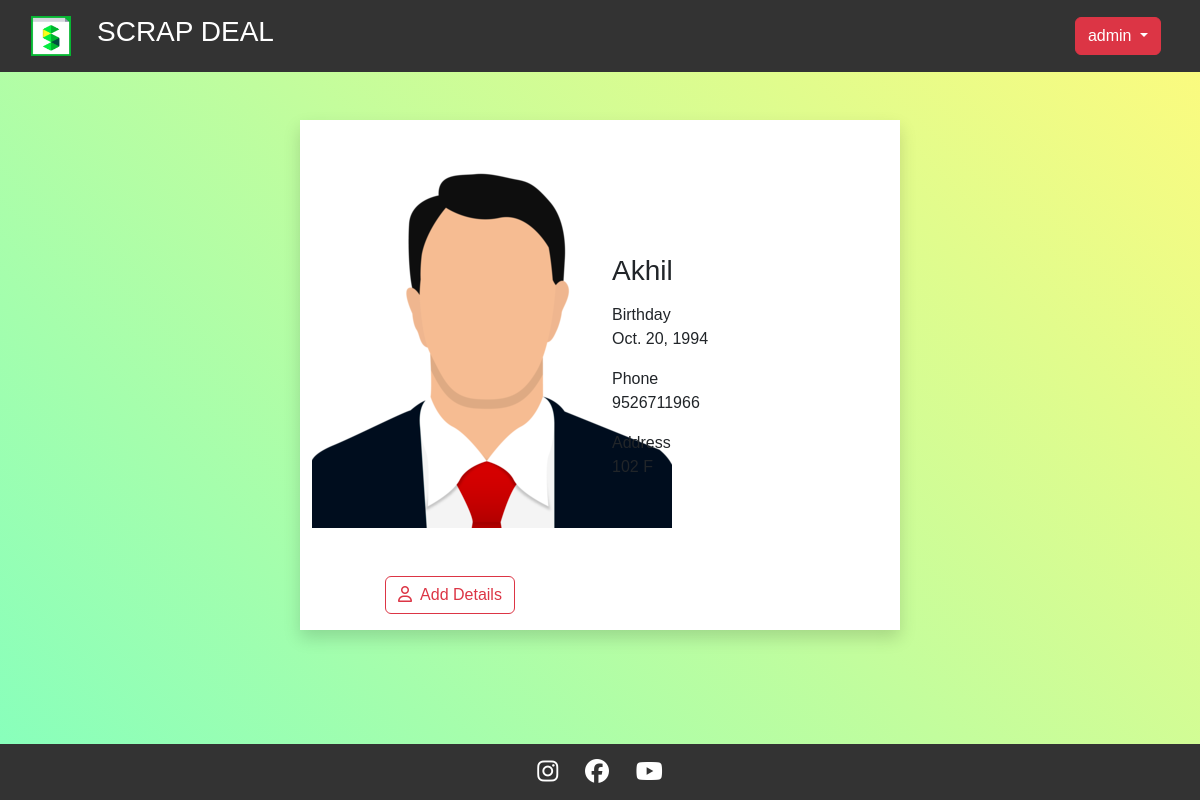
/profile/4 (signed in), run on the app's committed database.
### scrapboxapp/models.py (models this page shows)
class UserProfile(models.Model):
    user=models.OneToOneField(User,on_delete=models.CASCADE,related_name="profile")
    address=models.CharField(max_length=200,null=True)
    location=models.CharField(max_length=200,null=True)
    dob=models.DateField(null=True)
    phone=models.CharField(max_length=200,null=True)
    def __str__(self):
        return self.user.username

### scrapboxapp/views.py (the view)
# urls.py: path('profile/<int:pk>',views.ProfileDetailView.as_view(),name="profile-detail"),
@method_decorator(signin_required,name="dispatch")
class ProfileDetailView(DetailView):
    template_name="profile_detail.html"
    model=UserProfile
    context_object_name="data"

### scrapboxapp/views.py (called while the page is built)
def signin_required(fn):
    def wrapper(request,*args, **kwargs):
        if not request.user.is_authenticated:
            messages.error(request,"Invalid session")
            return redirect("signin")
        else:
            return fn(request,*args, **kwargs)
    return wrapper

### scrapboxapp/templates/profile_detail.html (shortened to what this page needs)
{% extends 'base.html' %}
{%load static%}
{% block content %}
<head>
</head>
<section class="section about-section gray-bg" id="about">
    <div class="container shadow bg-white mt-5 w-50">
        <div class="row align-items-center flex-row-reverse">
            <div class="col-lg-6">
                <div class="about-text go-to">
                    <h3 class="dark-color mb-3">{{data}}</h3>
                    <div class="row about-list">
                        <div class="col-md-6">
                            <div class="media">
                                <label>Birthday</label>
                                <p>{{data.dob}}</p>
                            </div>
                            <div class="media">
                                <label>Phone</label>
                                <p>{{data.phone}}</p>
                            </div>
                            <div class="media">
                                <label>Address</label>
                                <p>{{data.address}}</p>
                            </div>
                        </div>
                    </div>
                </div>
            </div>
            <div class="col-lg-6">
                <div class="about-avatar mt-5 text-center">
                    {%if data.profile_pic%}
                        <img src="{{data.profile_pic.url}}"alt="">
                    {%else%}
                         <img src="{%static 'scrapboxapp/images/profilepic.png' %}" title="" alt="">
                    {%endif%}
                </div>
                <div class="mt-5 text-center">
                    <a href="{% url 'profile-update' request.user.profile.id %}">
                        <button type="submit" class="btn btn-outline-danger mx-auto mb-3"><i class="fa-regular fa-user text me-2"></i>Add Details</button>
                    </a>
                </div>
            </div>
        </div>
    </div>
{% endblock %}

### scrapboxapp/templates/base.html (shortened to what this page needs)
<!DOCTYPE html>
{%load static%}
<html lang="en">
<head>
    <link rel="stylesheet" href="https://cdnjs.cloudflare.com/ajax/libs/font-awesome/6.5.1/css/all.min.css" />
    <link href="https://cdn.jsdelivr.net/npm/bootstrap@5.3.2/dist/css/bootstrap.min.css" rel="stylesheet">
    <link rel="stylesheet" href="{%static 'scrapboxapp/css/base.css' %}">
    <link rel="stylesheet" href="{%static 'scrapboxapp/css/style.css'%}">
</head>
<body>
    <div class="navbar w-100">
        <div class="logo ms-3">
            <img src="{% static 'scrapboxapp/images/logo.png' %}" alt="Company Logo">
            <span class="company-name ms-3"><h3>SCRAP DEAL</h3></span>
        </div>
            <div class="dropdown me-4">
                <button class="btn btn-danger dropdown-toggle" type="button" data-bs-toggle="dropdown" aria-expanded="false">
                  {{request.user}}
                </button>
              </div>
        </div>
    <div class="content">
        {% block content %}{% endblock %}
    </div>
    <div class="footer mt-5">
        <div class="social-icons">
            <a href="https://www.instagram.com/" target="_blank"><i class="fab fa-instagram"></i></a>
            <a href="https://www.facebook.com/" target="_blank"><i class="fab fa-facebook"></i></a>
            <a href="https://www.youtube.com/" target="_blank"><i class="fab fa-youtube"></i></a>
        </div>
    </div>
</body>
</html>

### scrapboxapp/static/scrapboxapp/css/base.css (style rules this page uses)
body { margin: 0; font-family: Arial, sans-serif; display: flex; flex-direction: column; min-height: 100vh; width: 100%; }
.navbar { background-color: #333; color: white; padding: 15px; display: flex; justify-content: space-between; align-items: center; }
.logo { display: flex; align-items: center; }
.logo img { width: 40px; margin-right: 10px; }
.company-name { font-weight: bold; }
.content { flex: 1; }
.footer { background-color: #333; padding: 10px; text-align: center; margin-top: auto; }
.social-icons { font-size: 24px; }
.social-icons a { color: white; margin: 0 10px; text-decoration: none; }
.social-icons a i { color: white; }

### scrapboxapp/static/scrapboxapp/css/style.css (style rules this page uses)
* { margin: 0; }
a { text-decoration: none; }

### scrapboxapp/templates/profile_detail.html (style rules this page uses)
body { background-color: #85FFBD; background-image: linear-gradient(45deg, #85FFBD 0%, #FFFB7D 100%); }

### data on the page
UserProfile: user.username "Akhil", dob "Oct. 20, 1994", phone "9526711966", address "102 F"

### other printed values
{{ request.user }} "admin"
